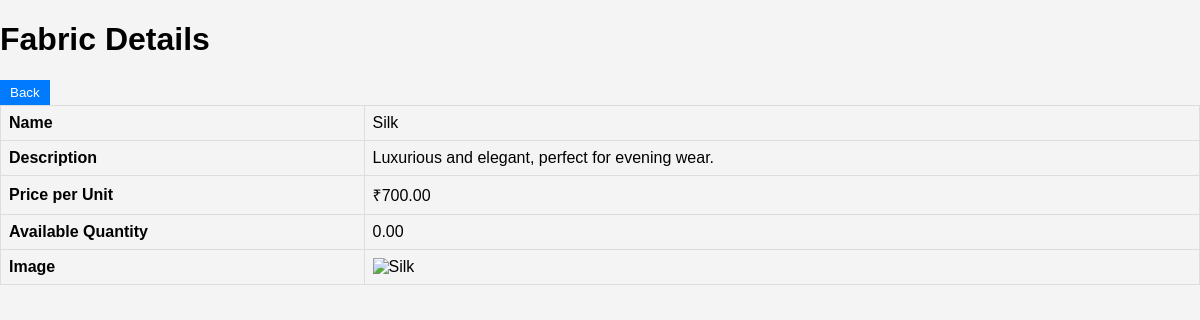
Page /admin/viewFabric.php?id=2 on the committed database.
### tables this page shows
CREATE TABLE `fabrics` (
  `FABRIC_ID` int(11) NOT NULL,
  `NAME` varchar(100) NOT NULL,
  `IMAGE_URL` varchar(255) DEFAULT NULL,
  `DESCRIPTION` text DEFAULT NULL,
  `PRICE_PER_UNIT` decimal(10,2) NOT NULL,
  `AVAILABLE_QUANTITY` decimal(10,2) NOT NULL,
  `CREATED_AT` datetime NOT NULL DEFAULT current_timestamp(),
  `visibility` tinyint(1) DEFAULT 1,
  `STOCK_STATUS` varchar(20) NOT NULL DEFAULT 'In Stock'
);

### admin/viewFabric.php (the view, shortened to what this page needs)
<?php
$conn = mysqli_connect("localhost", "root", "", "fashion");
$fabric_id = $_GET['id'];
$sql = "SELECT * FROM fabrics WHERE FABRIC_ID = $fabric_id";
$result = $conn->query($sql);
if ($result->num_rows > 0) {
    $fabric = $result->fetch_assoc();
} else {
    echo "No fabric found with the provided ID.";
}
?>
<!DOCTYPE html>
<html lang="en">
<head>
    <link rel="stylesheet" href="admin.css">
</head>
<body>
    <h1>Fabric Details</h1>
    <a href="manageFabric.php"><button>Back</button></a>
    <?php if (isset($fabric)): ?>
        <table border="1" cellpadding="10">
            <tr>
                <th>Name</th>
                <td><?php echo $fabric['NAME']; ?></td>
            </tr>
            <tr>
                <th>Description</th>
                <td><?php echo $fabric['DESCRIPTION']; ?></td>
            </tr>
            <tr>
                <th>Price per Unit</th>
                <td>₹<?php echo $fabric['PRICE_PER_UNIT']; ?></td>
            </tr>
            <tr>
                <th>Available Quantity</th>
                <td><?php echo $fabric['AVAILABLE_QUANTITY']; ?></td>
            </tr>
            <tr>
                <th>Image</th>
                <td><img src="<?php echo $fabric['IMAGE_URL']; ?>" alt="<?php echo $fabric['NAME']; ?>" width="200"></td>
            </tr>
        </table>
    <?php else: ?>
        <p>Fabric details not available.</p>
    <?php endif; ?>
</body>
</html>

### admin/admin.css (style rules this page uses)
body { font-family: Arial, sans-serif; background-color: #f4f4f4; margin: 0; padding: 0; }
table { width: 100%; border-collapse: collapse; }
th, td { border: 1px solid #ddd; padding: 8px; text-align: left; }
th { background-color: #f4f4f4; }
button { padding: 5px 10px; margin-right: 5px; border: none; background-color: #007bff; color: #fff; cursor: pointer; }

### rows in the picture
fabrics: NAME "Silk", DESCRIPTION "Luxurious and elegant, perfect for evening wear.", PRICE_PER_UNIT "700.00", AVAILABLE_QUANTITY "0.00"
